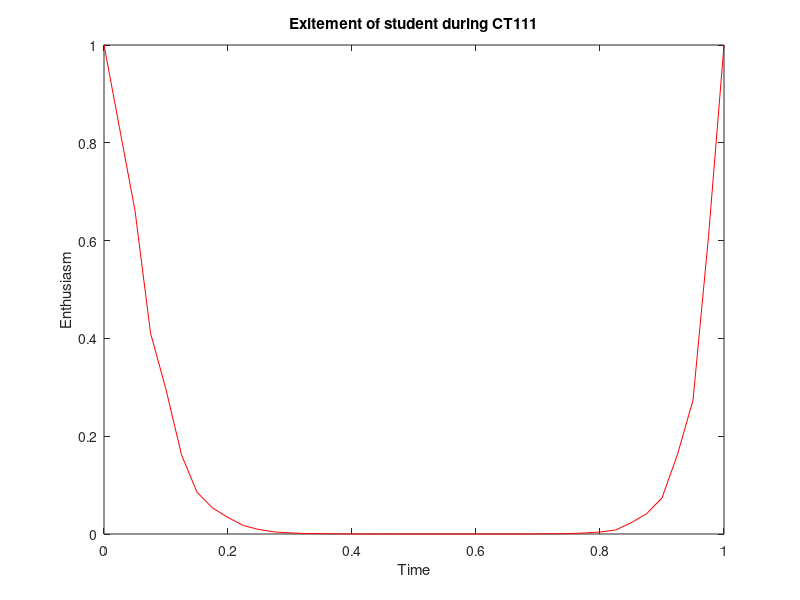
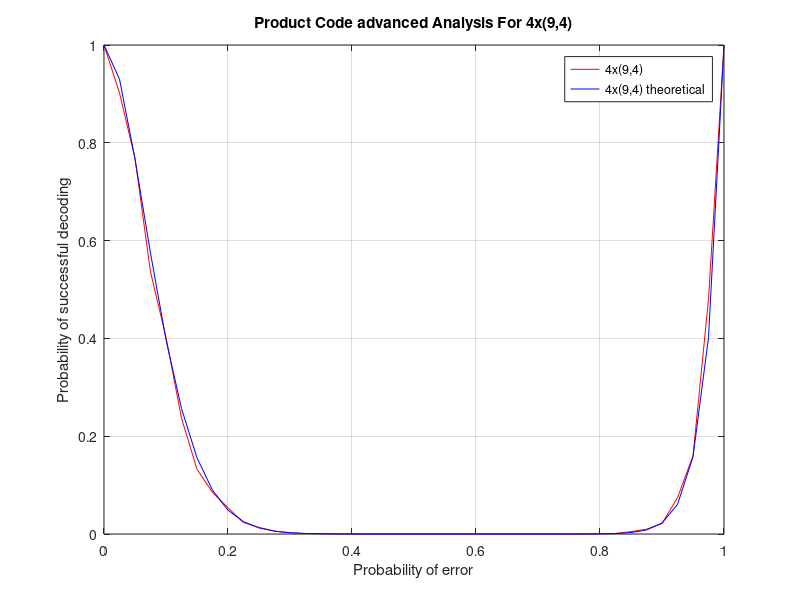
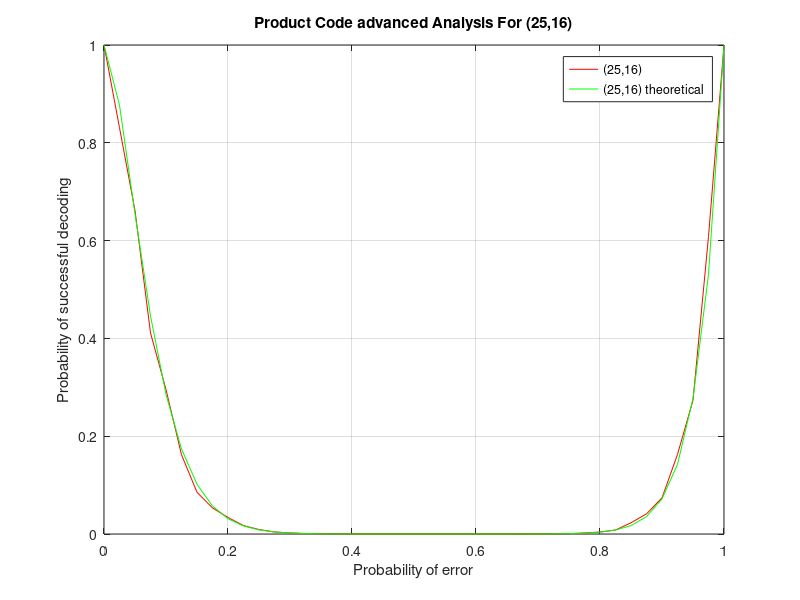

MATLAB code to generate these figures, in order:
%% About
clear vars;
close all;
clc;
% Advanced analysis deviding message => more probability of success
%% Load data
load advanced_analysis3.mat;
%% Support matrix generator (9,4)
support_matrix = [];
for temp = 0:9
    support_matrix = [support_matrix; prob_set.^temp .* (1 - prob_set).^(9 - temp)]; 
end
set_selected = [ 1, 9, 4, 0, 0, 0, 0, 0, 0, 1 ];
raw_estimations_ideal94 = (support_matrix' * set_selected')';
%% Support matrix generator (25,16)
support_matrix2 = [];
for temp = 0:25
    support_matrix2 = [support_matrix2; prob_set.^temp .* (1 - prob_set).^(25 - temp)]; 
end
set_selected2 = zeros(1,26);
set_selected2(1,1) = 1;
set_selected2(1,2) = 25;
set_selected2(1,3) = 16;
set_selected2(1,26) = 1;
raw_estimations_ideal2516 = (support_matrix2' * set_selected2')';
%% Ploting part
figure(1);
plot(prob_set, raw_estimations, 'r')
title('Exitement of student during CT111');
xlabel('Time');
ylabel('Enthusiasm');


figure(2);
plot(prob_set, raw_estimations2, 'r')
hold on;
plot(prob_set, raw_estimations_ideal94.^4, 'b');
hold on;
title('Product Code advanced Analysis For 4x(9,4)');
xlabel('Probability of error');
ylabel('Probability of successful decoding');
legend('4x(9,4)', '4x(9,4) theoretical');
grid on;

figure(3);
plot(prob_set, raw_estimations, 'r')
hold on;
plot(prob_set, raw_estimations_ideal2516, 'g');
hold on;
title('Product Code advanced Analysis For (25,16)');
xlabel('Probability of error');
ylabel('Probability of successful decoding');
legend('(25,16)','(25,16) theoretical');
grid on;